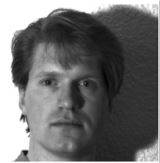
#> input picture images/person.JPG, 160 x 163 px, found by its file name
$ python Resizing.py
#> lines starting #> are read from the running program, lines starting #| are printed output that depends on the picture; long printed decimals are rounded
import cv2
import numpy as np

image_Path = "images\person.jpg"
image = cv2.imread(image_Path, cv2.IMREAD_GRAYSCALE)
#> image is the input picture: shape (163, 160); min 0, max 255, mean 111.2
cv2.imshow("Imagem Original", image)
cv2.waitKey(0)

# formato da imagem. Altura, largura e canais
(h, w) = image.shape[:2] # (h, w, c) = image.shape[:]
#> h = 163; w = 160
# calcular "aspect ratio"
aspect = w / h
#> aspect = 0.982
print("Altura: ", h)
#| Altura:  163
print("Largura: ", w)
#| Largura:  160
print("Aspect Ratio: ", aspect)
#| Aspect Ratio:  0.9816

# Redimensionar a imagem
height = int(0.5 * h)
#> height = 81
widht = int(height * aspect)
#> widht = 79

print("Nova Altura: ", height)
#| Nova Altura:  81
print("Nova Largura: ", widht)
#| Nova Largura:  79
print("Novo Aspect Ratio: ", widht/height)
#| Novo Aspect Ratio:  0.9753

dimension = (height, widht)
#> dimension = (81, 79)
resizedImage = cv2.resize(image, dimension, interpolation=cv2.INTER_AREA)
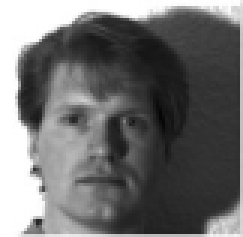
#> resizedImage: shape (79, 81) (shown 3 times larger); min 5, max 255, mean 111.2
cv2.imshow("Imagem redimensionada", resizedImage)
cv2.waitKey(0)

# Usando fatores x e y
resizedWithFactors = cv2.resize(image, None, fx=1.2, fy=1.2, interpolation=cv2.INTER_LANCZOS4)
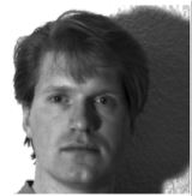
#> resizedWithFactors: shape (196, 192); min 0, max 255, mean 111.5
cv2.imshow("Imagem redimensionada com fatores", resizedWithFactors)
cv2.waitKey(0)

$ run again, with images/CT.JPG copied over images/person.JPG
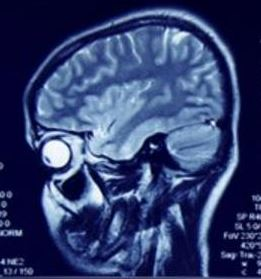
#> input picture images/CT.JPG, 261 x 279 px, found by its file name
#> `image = cv2.imread(image_Path, cv2.IMREAD_GRAYSCALE)`:
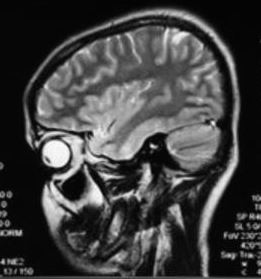
#> image: shape (279, 261); min 0, max 255, mean 65.5
#| Altura:  279
#| Largura:  261
#| Aspect Ratio:  0.9355
#| Nova Altura:  139
#| Nova Largura:  130
#| Novo Aspect Ratio:  0.9353
#> `resizedImage = cv2.resize(image, dimension, interpolation=cv2.INTER_AR..`:
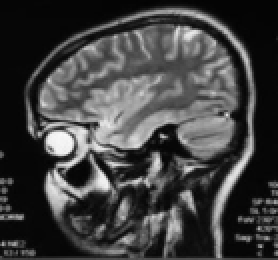
#> resizedImage: shape (130, 139) (shown 2 times larger); min 3, max 249, mean 65.5
